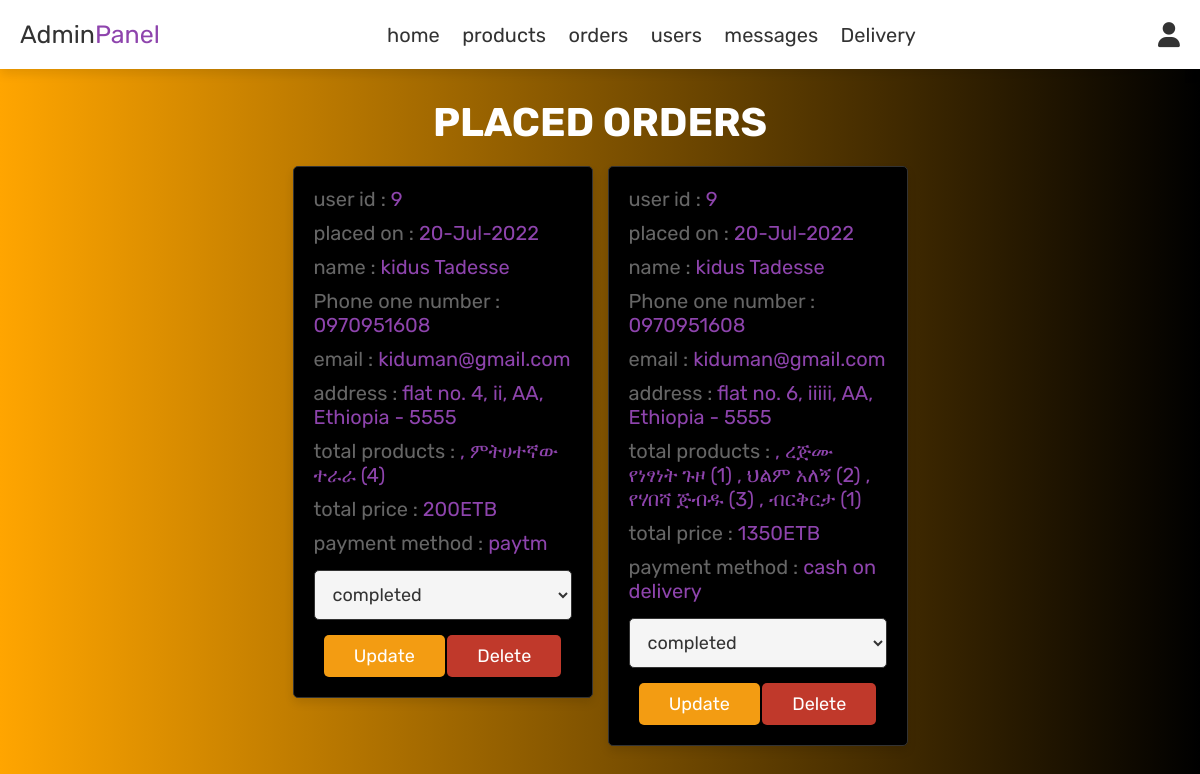
Page /admin_orders.php (signed in) on the committed database.
### tables this page shows
CREATE TABLE `orders` (
  `id` int(100) NOT NULL,
  `user_id` int(100) NOT NULL,
  `name` varchar(100) NOT NULL,
  `number` varchar(12) NOT NULL,
  `email` varchar(100) NOT NULL,
  `method` varchar(50) NOT NULL,
  `address` varchar(500) NOT NULL,
  `total_products` varchar(1000) NOT NULL,
  `total_price` int(100) NOT NULL,
  `placed_on` varchar(50) NOT NULL,
  `payment_status` varchar(20) NOT NULL DEFAULT 'pending'
);

### admin_orders.php (the view, shortened to what this page needs)
<?php
include 'config.php';
?>
<!DOCTYPE html>
<html lang="en">
<head>
   <link rel="stylesheet" href="https://cdnjs.cloudflare.com/ajax/libs/font-awesome/6.0.0/css/all.min.css">
   <link rel="stylesheet" href="css/admin_style.css">
</head>
<body style="background: linear-gradient(to right, orange, rgb(0,0,0));">
<?php include 'admin_header.php'; ?>
<section class="orders">
   <h1 class="title"style="color:white">placed orders</h1>
   <div class="box-container">
      <?php
      $select_orders = mysqli_query($conn, "SELECT * FROM `orders`") or die('query failed');
      if(mysqli_num_rows($select_orders) > 0){
         while($fetch_orders = mysqli_fetch_assoc($select_orders)){
      ?>
     <div class="box" style="background-color:black">
         <p> user id : <span><?php echo $fetch_orders['user_id']; ?></span> </p>
         <p> placed on : <span><?php echo $fetch_orders['placed_on']; ?></span> </p>
         <p> name : <span><?php echo $fetch_orders['name']; ?></span> </p>
         <p> Phone one number : <span><?php echo $fetch_orders['number']; ?></span> </p>
         <p> email : <span><?php echo $fetch_orders['email']; ?></span> </p>
         <p> address : <span><?php echo $fetch_orders['address']; ?></span> </p>
         <p> total products : <span><?php echo $fetch_orders['total_products']; ?></span> </p>
         <p> total price : <span><?php echo $fetch_orders['total_price']; ?>ETB</span> </p>
         <p> payment method : <span><?php echo $fetch_orders['method']; ?></span> </p>
         <form action="" method="post">
            <select name="update_payment">
               <option value="" selected disabled><?php echo $fetch_orders['payment_status']; ?></option>
            </select>
            <input type="submit" value="update" name="update_order" class="option-btn">
            <a href="admin_orders.php?delete=<?php echo $fetch_orders['id']; ?>" onclick="return confirm('delete this order?');" class="delete-btn">delete</a>
         </form>
      </div>
      <?php
         }
      }else{
         echo '<p class="empty">no orders placed yet!</p>';
      }
      ?>
   </div>
</section>
</body>
</html>

### css/admin_style.css (style rules this page uses)
:root { --purple:#8e44ad; --red:#c0392b; --orange:#f39c12; --black:#333; --white:#fff; --light-color:#666; --light-white:#ccc; --light-bg:#f5f5f5; --border:.1rem solid var(--black); --box-shadow:0 .5rem 1rem rgba(0,0,0,.1); }
* { font-family: 'Rubik', sans-serif; margin:0; padding:0; box-sizing: border-box; outline: none; border:none; text-decoration: none; transition:all .2s linear; }
html { font-size: 62.5%; overflow-x: hidden; }
body { background-color:green; }
section { padding:3rem 2rem; }
.title { text-align: center; margin-bottom: 2rem; text-transform: uppercase; color:var(--black); font-size: 4rem; }
.btn, .option-btn, .delete-btn, .white-btn { display: inline-block; margin-top: 1rem; padding:1rem 3rem; cursor: pointer; color:var(--white); font-size: 1.8rem; border-radius: .5rem; text-transform: capitalize; }
.option-btn { background-color: var(--orange); }
.delete-btn { background-color: var(--red); }
.orders .box-container { display: grid; grid-template-columns: repeat(auto-fit, 30rem); justify-content: center; gap:1.5rem; max-width: 1200px; margin:0 auto; align-items: flex-start; }
.orders .box-container .box { background-color: var(--white); padding:2rem; border:var(--border); box-shadow: var(--box-shadow); border-radius: .5rem; }
.orders .box-container .box p { padding-bottom: 1rem; font-size: 2rem; color:var(--light-color); }
.orders .box-container .box p span { color:var(--purple); }
.orders .box-container .box form { text-align: center; }
.orders .box-container .box form select { border-radius: .5rem; margin:.5rem 0; width: 100%; background-color: var(--light-bg); border:var(--border); padding:1.2rem 1.4rem; font-size: 1.8rem; color:var(--black); }

### rows in the picture
orders: user "9", placed_on "20-Jul-2022", name "kidus Tadesse", number "0970951608", email "kiduman@gmail.com", address "flat no. 4, ii, AA, Ethiopia - 5555", total_products ", ምትሀተኛው ተራራ (4)", total_price "200", method "paytm", update_payment "completed"
orders: user "9", placed_on "20-Jul-2022", name "kidus Tadesse", number "0970951608", email "kiduman@gmail.com", address "flat no. 6, iiiii, AA, Ethiopia - 5555", total_products ", ረጅሙ የነፃነት ጉዞ (1) , ህልም አለኝ (2) , የሃበሻ ጅብዱ (3) , ብርቅርታ (1)", total_price "1350", method "cash on delivery", update_payment "completed"
